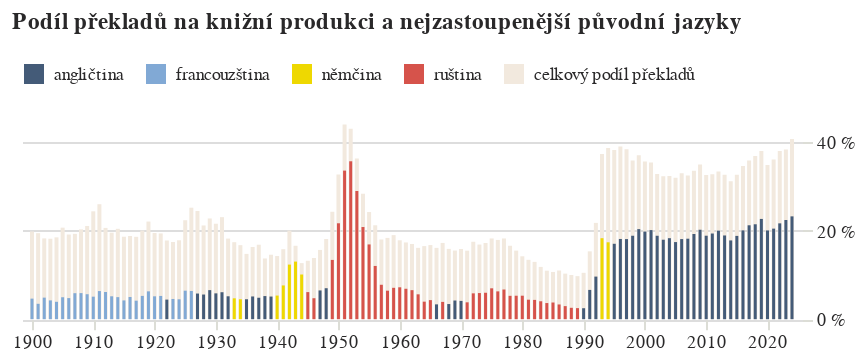

Notebook source saved alongside this figure:
### Code cell
gr_top = alt.Chart(alt_friendly(vyvoj_top.filter(pl.col("rok").is_between(1900,2024))),
                  title=["Podíl překladů na knižní produkci a nejzastoupenější původní jazyky"]).mark_bar(width=1.5).encode(
        alt.X('rok:T', title=None),
    alt.Y('podil:Q', title=None, axis=alt.Axis(labelExpr="datum.label * 100 + ' %'", orient='right', domainOpacity=0, tickColor='#DCDDD6')),
        alt.Color("041_h:N", 
                  scale=alt.Scale(range=['#445B78', '#81A9D5', '#EED801', '#D6534B', '#F2E9DE']),
                  legend=alt.Legend(orient="top",title=None,columns=5),
                  sort=['angličtina','francouzština','němčina','ruština',jak_rikame_ostatnim])
)

gr_rest = alt.Chart(alt_friendly(vyvoj_rest.filter(pl.col("rok").is_between(1900,2024)))).mark_bar(width=2).encode(
        alt.X('rok:T', title=None, axis=alt.Axis(tickCount=10)),
    alt.Y('podil:Q', title=None),
    alt.Color("041_h:N", scale=alt.Scale(), sort=['angličtina','francouzština','němčina','ruština',jak_rikame_ostatnim])
)

vyvoj_prekladu = alt.layer(gr_rest, gr_top).properties(
    width=kredity['sirka'] * 1.2, height=kredity['vyska_nizkych'] * 1.66, 
    autosize={'type': 'fit-x', 'contains': 'padding'}).configure_view(stroke='transparent').configure_axisX(grid=False, domain=True)

vyvoj_prekladu

### Figure 1 — Vega-Lite specification as saved in the notebook (floating-point values rounded to 4 significant figures)
{"config": {"title": {"font": "Noticia Text", "fontSize": 11.5, "anchor": "start", "lineHeight": 19, "fontWeight": "bolder", "subtitleFont": "Noticia Text", "subtitleFontSize": 10, "subtitleLineHeight": 15, "subtitlePadding": 10, "dy": -10, "color": "#292829", "subtitleColor": "#292829"}, "axis": {"labelFont": "Asap", "titleFont": "Asap", "fontWeight": "lighter", "titleFontWeight": "lighter", "labelFontSize": 9, "titleFontSize": 9, "labelPadding": 2, "titlePadding": 9, "domainOpacity": 0, "tickColor": "#DCDDD6", "labelColor": "#292829"}, "legend": {"labelFont": "Asap", "labelFontWeight": "normal", "titleFont": "Asap", "titleFontWeight": "normal", "labelFontSize": 9, "titleFontSize": 9, "labelColor": "#292829"}, "axisX": {"domain": true, "grid": false}, "view": {"stroke": "transparent"}}, "layer": [{"data": {"name": "data-d5a8fdb3504c0350abdb48f77f5fed7d"}, "mark": {"type": "bar", "width": 2}, "encoding": {"color": {"field": "041_h", "scale": {}, "sort": ["angličtina", "francouzština", "němčina", "ruština", "celkový podíl překladů"], "type": "nominal"}, "x": {"axis": {"tickCount": 10}, "field": "rok", "title": null, "type": "temporal"}, "y": {"field": "podil", "title": null, "type": "quantitative"}}}, {"data": {"name": "data-1f85ba94b2dbb16f9a2d87dfcc43c72b"}, "mark": {"type": "bar", "width": 1.5}, "encoding": {"color": {"field": "041_h", "legend": {"columns": 5, "orient": "top", "title": null}, "scale": {"range": ["#445B78", "#81A9D5", "#EED801", "#D6534B", "#F2E9DE"]}, "sort": ["angličtina", "francouzština", "němčina", "ruština", "celkový podíl překladů"], "type": "nominal"}, "x": {"field": "rok", "title": null, "type": "temporal"}, "y": {"axis": {"domainOpacity": 0, "labelExpr": "datum.label * 100 + ' %'", "orient": "right", "tickColor": "#DCDDD6"}, "field": "podil", "title": null, "type": "quantitative"}}, "title": ["Podíl překladů na knižní produkci a nejzastoupenější původní jazyky"]}], "autosize": {"type": "fit-x", "contains": "padding"}, "height": 99.6, "width": 432.0, "$schema": "https://vega.github.io/schema/vega-lite/v5.8.0.json", "datasets": {"data-d5a8fdb3504c0350abdb48f77f5fed7d": [{"rok": "1900-01-01T00:00:00", "podil": 0.1982, "041_h": "celkový podíl překladů"}, {"rok": "1901-01-01T00:00:00", "podil": 0.1943, "041_h": "celkový podíl překladů"}, {"rok": "1902-01-01T00:00:00", "podil": 0.1826, "041_h": "celkový podíl překladů"}, {"rok": "1903-01-01T00:00:00", "podil": 0.1818, "041_h": "celkový podíl překladů"}, {"rok": "1904-01-01T00:00:00", "podil": 0.1849, "041_h": "celkový podíl překladů"}, {"rok": "1905-01-01T00:00:00", "podil": 0.2068, "041_h": "celkový podíl překladů"}, {"rok": "1906-01-01T00:00:00", "podil": 0.1913, "041_h": "celkový podíl překladů"}, {"rok": "1907-01-01T00:00:00", "podil": 0.1928, "041_h": "celkový podíl překladů"}, {"rok": "1908-01-01T00:00:00", "podil": 0.2029, "041_h": "celkový podíl překladů"}, {"rok": "1909-01-01T00:00:00", "podil": 0.2106, "041_h": "celkový podíl překladů"}, {"rok": "1910-01-01T00:00:00", "podil": 0.2437, "041_h": "celkový podíl překladů"}, {"rok": "1911-01-01T00:00:00", "podil": 0.2598, "041_h": "celkový podíl překladů"}, {"rok": "1912-01-01T00:00:00", "podil": 0.2062, "041_h": "celkový podíl překladů"}, {"rok": "1913-01-01T00:00:00", "podil": 0.1955, "041_h": "celkový podíl překladů"}, {"rok": "1914-01-01T00:00:00", "podil": 0.2042, "041_h": "celkový podíl překladů"}, {"rok": "1915-01-01T00:00:00", "podil": 0.1863, "041_h": "celkový podíl překladů"}, {"rok": "1916-01-01T00:00:00", "podil": 0.1879, "041_h": "celkový podíl překladů"}, {"rok": "1917-01-01T00:00:00", "podil": 0.1861, "041_h": "celkový podíl překladů"}, {"rok": "1918-01-01T00:00:00", "podil": 0.2002, "041_h": "celkový podíl překladů"}, {"rok": "1919-01-01T00:00:00", "podil": 0.2206, "041_h": "celkový podíl překladů"}, {"rok": "1920-01-01T00:00:00", "podil": 0.1947, "041_h": "celkový podíl překladů"}, {"rok": "1921-01-01T00:00:00", "podil": 0.1938, "041_h": "celkový podíl překladů"}, {"rok": "1922-01-01T00:00:00", "podil": 0.1778, "041_h": "celkový podíl překladů"}, {"rok": "1923-01-01T00:00:00", "podil": 0.1745, "041_h": "celkový podíl překladů"}, {"rok": "1924-01-01T00:00:00", "podil": 0.1783, "041_h": "celkový podíl překladů"}, {"rok": "1925-01-01T00:00:00", "podil": 0.2236, "041_h": "celkový podíl překladů"}, {"rok": "1926-01-01T00:00:00", "podil": 0.2519, "041_h": "celkový podíl překladů"}, {"rok": "1927-01-01T00:00:00", "podil": 0.2445, "041_h": "celkový podíl překladů"}, {"rok": "1928-01-01T00:00:00", "podil": 0.2118, "041_h": "celkový podíl překladů"}, {"rok": "1929-01-01T00:00:00", "podil": 0.2276, "041_h": "celkový podíl překladů"}, {"rok": "1930-01-01T00:00:00", "podil": 0.2157, "041_h": "celkový podíl překladů"}, {"rok": "1931-01-01T00:00:00", "podil": 0.2305, "041_h": "celkový podíl překladů"}, {"rok": "1932-01-01T00:00:00", "podil": 0.1821, "041_h": "celkový podíl překladů"}, {"rok": "1933-01-01T00:00:00", "podil": 0.174, "041_h": "celkový podíl překladů"}, {"rok": "1934-01-01T00:00:00", "podil": 0.1672, "041_h": "celkový podíl překladů"}, {"rok": "1935-01-01T00:00:00", "podil": 0.1476, "041_h": "celkový podíl překladů"}, {"rok": "1936-01-01T00:00:00", "podil": 0.1631, "041_h": "celkový podíl překladů"}, {"rok": "1937-01-01T00:00:00", "podil": 0.1683, "041_h": "celkový podíl překladů"}, {"rok": "1938-01-01T00:00:00", "podil": 0.1372, "041_h": "celkový podíl překladů"}, {"rok": "1939-01-01T00:00:00", "podil": 0.1457, "041_h": "celkový podíl překladů"}, {"rok": "1940-01-01T00:00:00", "podil": 0.1427, "041_h": "celkový podíl překladů"}, {"rok": "1941-01-01T00:00:00", "podil": 0.1582, "041_h": "celkový podíl překladů"}, {"rok": "1942-01-01T00:00:00", "podil": 0.1999, "041_h": "celkový podíl překladů"}, {"rok": "1943-01-01T00:00:00", "podil": 0.1659, "041_h": "celkový podíl překladů"}, {"rok": "1944-01-01T00:00:00", "podil": 0.1267, "041_h": "celkový podíl překladů"}, {"rok": "1945-01-01T00:00:00", "podil": 0.132, "041_h": "celkový podíl překladů"}, {"rok": "1946-01-01T00:00:00", "podil": 0.1383, "041_h": "celkový podíl překladů"}, {"rok": "1947-01-01T00:00:00", "podil": 0.1565, "041_h": "celkový podíl překladů"}, {"rok": "1948-01-01T00:00:00", "podil": 0.1812, "041_h": "celkový podíl překladů"}, {"rok": "1949-01-01T00:00:00", "podil": 0.2427, "041_h": "celkový podíl překladů"}, {"rok": "1950-01-01T00:00:00", "podil": 0.3272, "041_h": "celkový podíl překladů"}, {"rok": "1951-01-01T00:00:00", "podil": 0.4399, "041_h": "celkový podíl překladů"}, {"rok": "1952-01-01T00:00:00", "podil": 0.4301, "041_h": "celkový podíl překladů"}, {"rok": "1953-01-01T00:00:00", "podil": 0.3633, "041_h": "celkový podíl překladů"}, {"rok": "1954-01-01T00:00:00", "podil": 0.2835, "041_h": "celkový podíl překladů"}, {"rok": "1955-01-01T00:00:00", "podil": 0.2421, "041_h": "celkový podíl překladů"}, {"rok": "1956-01-01T00:00:00", "podil": 0.2122, "041_h": "celkový podíl překladů"}, {"rok": "1957-01-01T00:00:00", "podil": 0.1801, "041_h": "celkový podíl překladů"}, {"rok": "1958-01-01T00:00:00", "podil": 0.1837, "041_h": "celkový podíl překladů"}, {"rok": "1959-01-01T00:00:00", "podil": 0.1899, "041_h": "celkový podíl překladů"}, {"rok": "1960-01-01T00:00:00", "podil": 0.1783, "041_h": "celkový podíl překladů"}, {"rok": "1961-01-01T00:00:00", "podil": 0.1734, "041_h": "celkový podíl překladů"}, {"rok": "1962-01-01T00:00:00", "podil": 0.17, "041_h": "celkový podíl překladů"}, {"rok": "1963-01-01T00:00:00", "podil": 0.1612, "041_h": "celkový podíl překladů"}, {"rok": "1964-01-01T00:00:00", "podil": 0.1651, "041_h": "celkový podíl překladů"}, {"rok": "1965-01-01T00:00:00", "podil": 0.1675, "041_h": "celkový podíl překladů"}, {"rok": "1966-01-01T00:00:00", "podil": 0.1612, "041_h": "celkový podíl překladů"}, {"rok": "1967-01-01T00:00:00", "podil": 0.1723, "041_h": "celkový podíl překladů"}, {"rok": "1968-01-01T00:00:00", "podil": 0.1589, "041_h": "celkový podíl překladů"}, {"rok": "1969-01-01T00:00:00", "podil": 0.1551, "041_h": "celkový podíl překladů"}, {"rok": "1970-01-01T00:00:00", "podil": 0.1586, "041_h": "celkový podíl překladů"}, {"rok": "1971-01-01T00:00:00", "podil": 0.1548, "041_h": "celkový podíl překladů"}, {"rok": "1972-01-01T00:00:00", "podil": 0.1749, "041_h": "celkový podíl překladů"}, {"rok": "1973-01-01T00:00:00", "podil": 0.1686, "041_h": "celkový podíl překladů"}, {"rok": "1974-01-01T00:00:00", "podil": 0.1722, "041_h": "celkový podíl překladů"}, {"rok": "1975-01-01T00:00:00", "podil": 0.1824, "041_h": "celkový podíl překladů"}, {"rok": "1976-01-01T00:00:00", "podil": 0.1791, "041_h": "celkový podíl překladů"}, {"rok": "1977-01-01T00:00:00", "podil": 0.1824, "041_h": "celkový podíl překladů"}, {"rok": "1978-01-01T00:00:00", "podil": 0.1659, "041_h": "celkový podíl překladů"}, {"rok": "1979-01-01T00:00:00", "podil": 0.1549, "041_h": "celkový podíl překladů"}, {"rok": "1980-01-01T00:00:00", "podil": 0.1421, "041_h": "celkový podíl překladů"}, {"rok": "1981-01-01T00:00:00", "podil": 0.1341, "041_h": "celkový podíl překladů"}, {"rok": "1982-01-01T00:00:00", "podil": 0.1295, "041_h": "celkový podíl překladů"}, {"rok": "1983-01-01T00:00:00", "podil": 0.1181, "041_h": "celkový podíl překladů"}, {"rok": "1984-01-01T00:00:00", "podil": 0.1096, "041_h": "celkový podíl překladů"}, {"rok": "1985-01-01T00:00:00", "podil": 0.1067, "041_h": "celkový podíl překladů"}, {"rok": "1986-01-01T00:00:00", "podil": 0.11, "041_h": "celkový podíl překladů"}, {"rok": "1987-01-01T00:00:00", "podil": 0.103, "041_h": "celkový podíl překladů"}, {"rok": "1988-01-01T00:00:00", "podil": 0.09985, "041_h": "celkový podíl překladů"}, {"rok": "1989-01-01T00:00:00", "podil": 0.09729, "041_h": "celkový podíl překladů"}, {"rok": "1990-01-01T00:00:00", "podil": 0.1048, "041_h": "celkový podíl překladů"}, {"rok": "1991-01-01T00:00:00", "podil": 0.1533, "041_h": "celkový podíl překladů"}, {"rok": "1992-01-01T00:00:00", "podil": 0.2176, "041_h": "celkový podíl překladů"}, {"rok": "1993-01-01T00:00:00", "podil": 0.3731, "041_h": "celkový podíl překladů"}, {"rok": "1994-01-01T00:00:00", "podil": 0.3866, "041_h": "celkový podíl překladů"}, {"rok": "1995-01-01T00:00:00", "podil": 0.3821, "041_h": "celkový podíl překladů"}, {"rok": "1996-01-01T00:00:00", "podil": 0.39, "041_h": "celkový podíl překladů"}, {"rok": "1997-01-01T00:00:00", "podil": 0.3839, "041_h": "celkový podíl překladů"}, {"rok": "1998-01-01T00:00:00", "podil": 0.3583, "041_h": "celkový podíl překladů"}, {"rok": "1999-01-01T00:00:00", "podil": 0.3705, "041_h": "celkový podíl překladů"}, {"rok": "2000-01-01T00:00:00", "podil": 0.3565, "041_h": "celkový podíl překladů"}, {"rok": "2001-01-01T00:00:00", "podil": 0.3542, "041_h": "celkový podíl překladů"}, {"rok": "2002-01-01T00:00:00", "podil": 0.3282, "041_h": "celkový podíl překladů"}, {"rok": "2003-01-01T00:00:00", "podil": 0.323, "041_h": "celkový podíl překladů"}, {"rok": "2004-01-01T00:00:00", "podil": 0.3235, "041_h": "celkový podíl překladů"}, {"rok": "2005-01-01T00:00:00", "podil": 0.3198, "041_h": "celkový podíl překladů"}, {"rok": "2006-01-01T00:00:00", "podil": 0.3296, "041_h": "celkový podíl překladů"}, {"rok": "2007-01-01T00:00:00", "podil": 0.3244, "041_h": "celkový podíl překladů"}, {"rok": "2008-01-01T00:00:00", "podil": 0.3351, "041_h": "celkový podíl překladů"}, {"rok": "2009-01-01T00:00:00", "podil": 0.3497, "041_h": "celkový podíl překladů"}, {"rok": "2010-01-01T00:00:00", "podil": 0.3255, "041_h": "celkový podíl překladů"}, {"rok": "2011-01-01T00:00:00", "podil": 0.3272, "041_h": "celkový podíl překladů"}, {"rok": "2012-01-01T00:00:00", "podil": 0.3335, "041_h": "celkový podíl překladů"}, {"rok": "2013-01-01T00:00:00", "podil": 0.3262, "041_h": "celkový podíl překladů"}, {"rok": "2014-01-01T00:00:00", "podil": 0.3119, "041_h": "celkový podíl překladů"}, {"rok": "2015-01-01T00:00:00", "podil": 0.3263, "041_h": "celkový podíl překladů"}, {"rok": "2016-01-01T00:00:00", "podil": 0.346, "041_h": "celkový podíl překladů"}, {"rok": "2017-01-01T00:00:00", "podil": 0.3588, "041_h": "celkový podíl překladů"}, {"rok": "2018-01-01T00:00:00", "podil": 0.3689, "041_h": "celkový podíl překladů"}, {"rok": "2019-01-01T00:00:00", "podil": 0.3802, "041_h": "celkový podíl překladů"}, {"rok": "2020-01-01T00:00:00", "podil": 0.3482, "041_h": "celkový podíl překladů"}, {"rok": "2021-01-01T00:00:00", "podil": 0.3607, "041_h": "celkový podíl překladů"}, {"rok": "2022-01-01T00:00:00", "podil": 0.3798, "041_h": "celkový podíl překladů"}, {"rok": "2023-01-01T00:00:00", "podil": 0.3836, "041_h": "celkový podíl překladů"}, {"rok": "2024-01-01T00:00:00", "podil": 0.4069, "041_h": "celkový podíl překladů"}], "data-1f85ba94b2dbb16f9a2d87dfcc43c72b": [{"rok": "1900-01-01T00:00:00", "041_h": "francouzština", "podil": 0.04651}, {"rok": "1901-01-01T00:00:00", "041_h": "francouzština", "podil": 0.03482}, {"rok": "1902-01-01T00:00:00", "041_h": "francouzština", "podil": 0.04873}, {"rok": "1903-01-01T00:00:00", "041_h": "francouzština", "podil": 0.04247}, {"rok": "1904-01-01T00:00:00", "041_h": "francouzština", "podil": 0.03934}, {"rok": "1905-01-01T00:00:00", "041_h": "francouzština", "podil": 0.04957}, {"rok": "1906-01-01T00:00:00", "041_h": "francouzština", "podil": 0.04765}, {"rok": "1907-01-01T00:00:00", "041_h": "francouzština", "podil": 0.05874}, {"rok": "1908-01-01T00:00:00", "041_h": "francouzština", "podil": 0.05893}, {"rok": "1909-01-01T00:00:00", "041_h": "francouzština", "podil": 0.05643}, {"rok": "1910-01-01T00:00:00", "041_h": "francouzština", "podil": 0.05093}, {"rok": "1911-01-01T00:00:00", "041_h": "francouzština", "podil": 0.06355}, {"rok": "1912-01-01T00:00:00", "041_h": "francouzština", "podil": 0.06139}, {"rok": "1913-01-01T00:00:00", "041_h": "francouzština", "podil": 0.05175}, {"rok": "1914-01-01T00:00:00", "041_h": "francouzština", "podil": 0.04982}, {"rok": "1915-01-01T00:00:00", "041_h": "francouzština", "podil": 0.04244}, {"rok": "1916-01-01T00:00:00", "041_h": "francouzština", "podil": 0.05023}, {"rok": "1917-01-01T00:00:00", "041_h": "francouzština", "podil": 0.04185}, {"rok": "1918-01-01T00:00:00", "041_h": "francouzština", "podil": 0.05267}, {"rok": "1919-01-01T00:00:00", "041_h": "francouzština", "podil": 0.0629}, {"rok": "1920-01-01T00:00:00", "041_h": "francouzština", "podil": 0.05169}, {"rok": "1921-01-01T00:00:00", "041_h": "francouzština", "podil": 0.05257}, {"rok": "1922-01-01T00:00:00", "041_h": "angličtina", "podil": 0.04428}, {"rok": "1923-01-01T00:00:00", "041_h": "francouzština", "podil": 0.04575}, {"rok": "1924-01-01T00:00:00", "041_h": "francouzština", "podil": 0.04495}, {"rok": "1925-01-01T00:00:00", "041_h": "francouzština", "podil": 0.06446}, {"rok": "1926-01-01T00:00:00", "041_h": "francouzština", "podil": 0.06381}, {"rok": "1927-01-01T00:00:00", "041_h": "angličtina", "podil": 0.05798}, {"rok": "1928-01-01T00:00:00", "041_h": "angličtina", "podil": 0.05574}, {"rok": "1929-01-01T00:00:00", "041_h": "angličtina", "podil": 0.06566}, {"rok": "1930-01-01T00:00:00", "041_h": "angličtina", "podil": 0.05839}, {"rok": "1931-01-01T00:00:00", "041_h": "angličtina", "podil": 0.06094}, {"rok": "1932-01-01T00:00:00", "041_h": "angličtina", "podil": 0.05176}, {"rok": "1933-01-01T00:00:00", "041_h": "němčina", "podil": 0.04715}, {"rok": "1934-01-01T00:00:00", "041_h": "němčina", "podil": 0.04498}, {"rok": "1935-01-01T00:00:00", "041_h": "angličtina", "podil": 0.04507}, {"rok": "1936-01-01T00:00:00", "041_h": "angličtina", "podil": 0.05139}, {"rok": "1937-01-01T00:00:00", "041_h": "angličtina", "podil": 0.04848}, {"rok": "1938-01-01T00:00:00", "041_h": "angličtina", "podil": 0.05224}, {"rok": "1939-01-01T00:00:00", "041_h": "angličtina", "podil": 0.05118}, {"rok": "1940-01-01T00:00:00", "041_h": "němčina", "podil": 0.0534}, {"rok": "1941-01-01T00:00:00", "041_h": "němčina", "podil": 0.07626}, {"rok": "1942-01-01T00:00:00", "041_h": "němčina", "podil": 0.1234}, {"rok": "1943-01-01T00:00:00", "041_h": "němčina", "podil": 0.1301}, {"rok": "1944-01-01T00:00:00", "041_h": "němčina", "podil": 0.101}, {"rok": "1945-01-01T00:00:00", "041_h": "ruština", "podil": 0.06119}, {"rok": "1946-01-01T00:00:00", "041_h": "ruština", "podil": 0.04738}, {"rok": "1947-01-01T00:00:00", "041_h": "angličtina", "podil": 0.065}, {"rok": "1948-01-01T00:00:00", "041_h": "angličtina", "podil": 0.06998}, {"rok": "1949-01-01T00:00:00", "041_h": "ruština", "podil": 0.1339}, {"rok": "1950-01-01T00:00:00", "041_h": "ruština", "podil": 0.2167}, {"rok": "1951-01-01T00:00:00", "041_h": "ruština", "podil": 0.3357}, {"rok": "1952-01-01T00:00:00", "041_h": "ruština", "podil": 0.3567}, {"rok": "1953-01-01T00:00:00", "041_h": "ruština", "podil": 0.2896}, {"rok": "1954-01-01T00:00:00", "041_h": "ruština", "podil": 0.2082}, {"rok": "1955-01-01T00:00:00", "041_h": "ruština", "podil": 0.1689}, {"rok": "1956-01-01T00:00:00", "041_h": "ruština", "podil": 0.1203}, {"rok": "1957-01-01T00:00:00", "041_h": "ruština", "podil": 0.07779}, {"rok": "1958-01-01T00:00:00", "041_h": "ruština", "podil": 0.06443}, {"rok": "1959-01-01T00:00:00", "041_h": "ruština", "podil": 0.07091}, {"rok": "1960-01-01T00:00:00", "041_h": "ruština", "podil": 0.07207}, {"rok": "1961-01-01T00:00:00", "041_h": "ruština", "podil": 0.06876}, {"rok": "1962-01-01T00:00:00", "041_h": "ruština", "podil": 0.06562}, {"rok": "1963-01-01T00:00:00", "041_h": "ruština", "podil": 0.05619}, {"rok": "1964-01-01T00:00:00", "041_h": "ruština", "podil": 0.03965}, {"rok": "1965-01-01T00:00:00", "041_h": "ruština", "podil": 0.0431}, {"rok": "1966-01-01T00:00:00", "041_h": "angličtina", "podil": 0.0335}, {"rok": "1967-01-01T00:00:00", "041_h": "ruština", "podil": 0.03911}, {"rok": "1968-01-01T00:00:00", "041_h": "angličtina", "podil": 0.03424}, {"rok": "1969-01-01T00:00:00", "041_h": "angličtina", "podil": 0.04222}, {"rok": "1970-01-01T00:00:00", "041_h": "angličtina", "podil": 0.04135}, {"rok": "1971-01-01T00:00:00", "041_h": "ruština", "podil": 0.03815}, {"rok": "1972-01-01T00:00:00", "041_h": "ruština", "podil": 0.05839}, {"rok": "1973-01-01T00:00:00", "041_h": "ruština", "podil": 0.05904}, {"rok": "1974-01-01T00:00:00", "041_h": "ruština", "podil": 0.05975}, {"rok": "1975-01-01T00:00:00", "041_h": "ruština", "podil": 0.06979}, {"rok": "1976-01-01T00:00:00", "041_h": "ruština", "podil": 0.06286}, {"rok": "1977-01-01T00:00:00", "041_h": "ruština", "podil": 0.06706}, {"rok": "1978-01-01T00:00:00", "041_h": "ruština", "podil": 0.05282}, {"rok": "1979-01-01T00:00:00", "041_h": "ruština", "podil": 0.05304}, {"rok": "1980-01-01T00:00:00", "041_h": "ruština", "podil": 0.0531}, {"rok": "1981-01-01T00:00:00", "041_h": "ruština", "podil": 0.04406}, {"rok": "1982-01-01T00:00:00", "041_h": "ruština", "podil": 0.04361}, {"rok": "1983-01-01T00:00:00", "041_h": "ruština", "podil": 0.04049}, {"rok": "1984-01-01T00:00:00", "041_h": "ruština", "podil": 0.03647}, {"rok": "1985-01-01T00:00:00", "041_h": "ruština", "podil": 0.0377}, {"rok": "1986-01-01T00:00:00", "041_h": "ruština", "podil": 0.03328}, {"rok": "1987-01-01T00:00:00", "041_h": "ruština", "podil": 0.02954}, {"rok": "1988-01-01T00:00:00", "041_h": "ruština", "podil": 0.02577}, {"rok": "1989-01-01T00:00:00", "041_h": "ruština", "podil": 0.02502}, {"rok": "1990-01-01T00:00:00", "041_h": "angličtina", "podil": 0.0248}, {"rok": "1991-01-01T00:00:00", "041_h": "angličtina", "podil": 0.06617}, {"rok": "1992-01-01T00:00:00", "041_h": "angličtina", "podil": 0.09626}, {"rok": "1993-01-01T00:00:00", "041_h": "němčina", "podil": 0.183}, {"rok": "1994-01-01T00:00:00", "041_h": "němčina", "podil": 0.1737}, {"rok": "1995-01-01T00:00:00", "041_h": "angličtina", "podil": 0.1704}, {"rok": "1996-01-01T00:00:00", "041_h": "angličtina", "podil": 0.1813}, {"rok": "1997-01-01T00:00:00", "041_h": "angličtina", "podil": 0.181}, {"rok": "1998-01-01T00:00:00", "041_h": "angličtina", "podil": 0.1885}, {"rok": "1999-01-01T00:00:00", "041_h": "angličtina", "podil": 0.2035}, {"rok": "2000-01-01T00:00:00", "041_h": "angličtina", "podil": 0.198}, {"rok": "2001-01-01T00:00:00", "041_h": "angličtina", "podil": 0.2013}, {"rok": "2002-01-01T00:00:00", "041_h": "angličtina", "podil": 0.1885}, {"rok": "2003-01-01T00:00:00", "041_h": "angličtina", "podil": 0.1795}, {"rok": "2004-01-01T00:00:00", "041_h": "angličtina", "podil": 0.183}, {"rok": "2005-01-01T00:00:00", "041_h": "angličtina", "podil": 0.1742}, {"rok": "2006-01-01T00:00:00", "041_h": "angličtina", "podil": 0.181}, {"rok": "2007-01-01T00:00:00", "041_h": "angličtina", "podil": 0.1819}, {"rok": "2008-01-01T00:00:00", "041_h": "angličtina", "podil": 0.1925}, {"rok": "2009-01-01T00:00:00", "041_h": "angličtina", "podil": 0.2021}, {"rok": "2010-01-01T00:00:00", "041_h": "angličtina", "podil": 0.1886}, {"rok": "2011-01-01T00:00:00", "041_h": "angličtina", "podil": 0.1936}, {"rok": "2012-01-01T00:00:00", "041_h": "angličtina", "podil": 0.2001}, {"rok": "2013-01-01T00:00:00", "041_h": "angličtina", "podil": 0.1891}, {"rok": "2014-01-01T00:00:00", "041_h": "angličtina", "podil": 0.1779}, {"rok": "2015-01-01T00:00:00", "041_h": "angličtina", "podil": 0.1882}, {"rok": "2016-01-01T00:00:00", "041_h": "angličtina", "podil": 0.2007}, {"rok": "2017-01-01T00:00:00", "041_h": "angličtina", "podil": 0.2122}, {"rok": "2018-01-01T00:00:00", "041_h": "angličtina", "podil": 0.2144}, {"rok": "2019-01-01T00:00:00", "041_h": "angličtina", "podil": 0.2265}, {"rok": "2020-01-01T00:00:00", "041_h": "angličtina", "podil": 0.2005}, {"rok": "2021-01-01T00:00:00", "041_h": "angličtina", "podil": 0.2046}, {"rok": "2022-01-01T00:00:00", "041_h": "angličtina", "podil": 0.2165}, {"rok": "2023-01-01T00:00:00", "041_h": "angličtina", "podil": 0.224}, {"rok": "2024-01-01T00:00:00", "041_h": "angličtina", "podil": 0.2323}]}}
